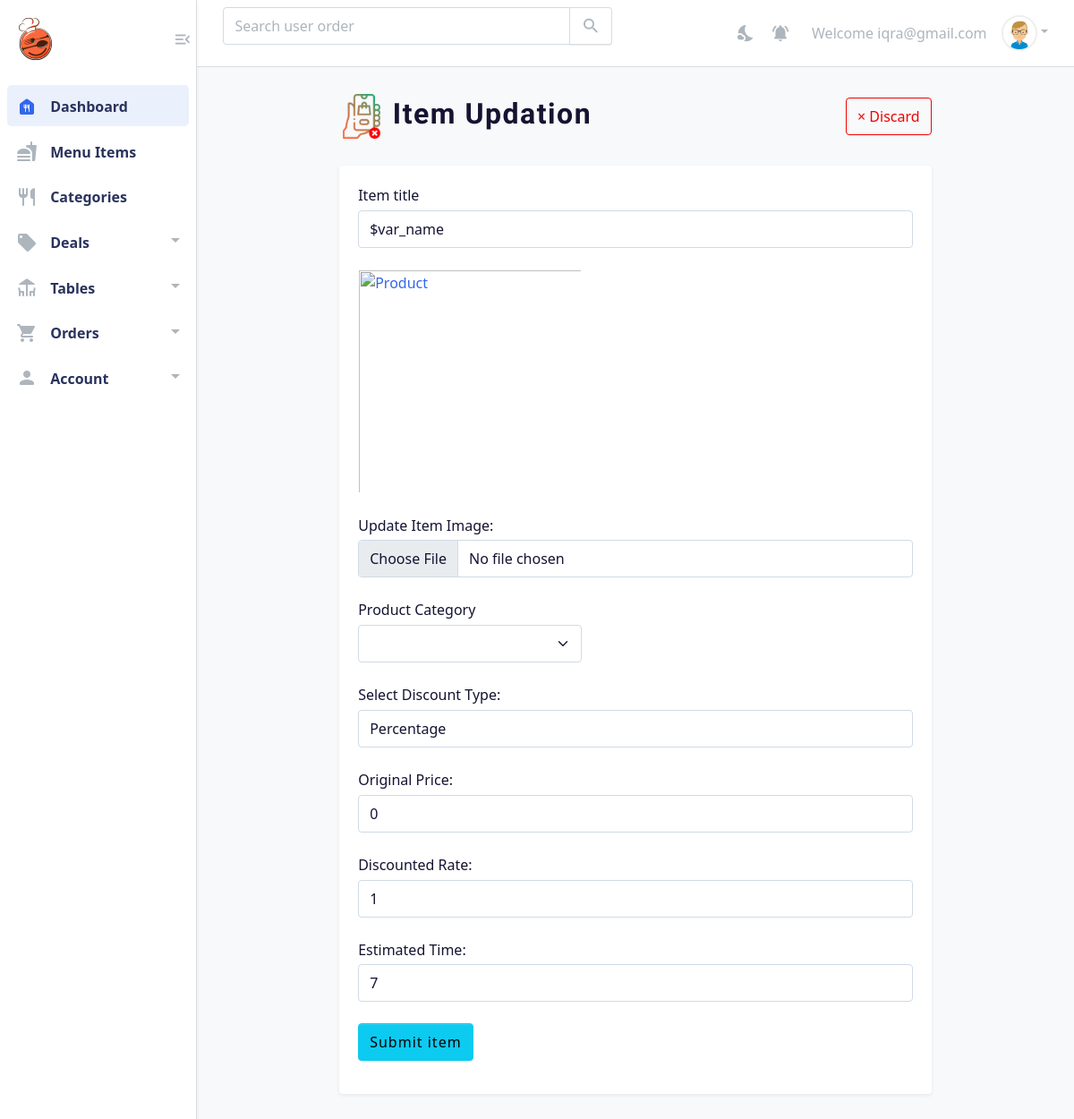
The app's page /items_update.php?u_id=2 (signed in) with its own data.
### tables this page shows
CREATE TABLE `items` (
  `id` int(11) NOT NULL AUTO_INCREMENT,
  `item_name` varchar(50) NOT NULL,
  `price` int(11) NOT NULL,
  `discount_type` int(11) NOT NULL,
  `discount_rate` int(11) NOT NULL,
  `discounted_amount` int(11) NOT NULL,
  `category_id` int(11) NOT NULL,
  `estimatedPreparationTimeMin` int(11) NOT NULL,
  `image` varchar(100) NOT NULL,
  `CreatedOn` datetime NOT NULL DEFAULT current_timestamp(),
  `CreatedBy` varchar(50) DEFAULT NULL,
  `LastModifiedOn` datetime DEFAULT NULL,
  `LastModifiedBy` varchar(20) DEFAULT NULL,
  `DeletedOn` datetime DEFAULT NULL,
  `DeletedBy` text DEFAULT NULL,
  PRIMARY KEY (`id`),
  KEY `category_id` (`category_id`),
  CONSTRAINT `items_ibfk_1` FOREIGN KEY (`category_id`) REFERENCES `categories` (`id`)
);

### crud.php (called while the page is built, shortened)
<?php
function connection()
{
	$host="localhost";
	$user = "root";
	$password= "";
	$db_name="menu_sys_db";
	$conn=mysqli_connect($host,$user,$password,$db_name);
	return $conn;
}
	function query_exec($query)
	{
		$conn=connection();
		$result= mysqli_query($conn,$query);
		return $result;
	}
?>

### items_update.php (the view, shortened to what this page needs)
<?php
include("crud.php");
if (isset($_GET["u_id"])) {
    $id = $_GET["u_id"];
    $result = query_exec("SELECT items.*, categories.name FROM items INNER JOIN categories ON items.category_id = categories.id WHERE items.id='$id'");
    $row = mysqli_fetch_assoc($result);
} else {
    redirect("item.php");
}
?>
<?php include("headerlinks.php") ?>
<body>
    <?php include("header.php") ?>
    <main class="main-wrap">
        <?php include("headerr.php") ?>
        <section class="content-main" style="max-width: 720px">
            <div class="content-header">
                <h2 class="content-title" style="font-family: 'Lugrasimo', cursive;letter-spacing:1.5px"><span><img src="images/food/online-order-3.png" height="50px" alt=""></span> Item Updation</h2>
                <div>
                    <a href="item.php" class="btn btn-outline-danger"> &times; Discard</a>
                </div>
            </div>
            <div class="card mb-4">
                <div class="card-body">
                    <form method="post" action="items_update.php" enctype="multipart/form-data">
                        <div class="mb-4">
                            <label for="product_name" class="form-label">Item title</label>
                            <input type="text" placeholder="Type here" name="name" value="<?php echo $row["item_name"] ?>" class="form-control" id="product_name" required autocomplete="off">
                        </div>
                        <div class="mb-4">
                            <a href="#" name="image_p"> <img src="images/burger/<?php echo $row["image"] ?>" height="250px" class="border border-white" alt="Product"> </a>
                        </div>
                        <div class="mb-4">
                            <label for="new_image" class="form-label">Update Item Image:</label>
                            <input type="file" name="new_image" class="form-control" id="new_image">
                        </div>
                        <div class="mb-4" style="max-width: 250px;">
                            <label class="form-label">Product Category</label>
                            <select class="form-select" name="category" required autocomplete="off">
                            </select>
                        </div>
                        <div class="mb-4">
                            <label class="form-label" for="discount_type">Select Discount Type:</label>
                            <select name="discount_type" class="form-control" id="discount_type">
                                <?php
                                if ($row["discount_type"] == 1) { ?>
                                    <option value="<?php echo $row["discount_type"] ?>">Percentage</option>
                                <?php } elseif ($row["discount_type"] == 0) { ?>
                                    <option value="<?php echo $row["discount_type"] ?>">Rate</option>
                                    <option value="2">None</option>
                                    <option value="1">Percentage (%)</option>
                                <?php } else { ?>
                                    <option value="<?php echo $row["discount_type"] ?>">None</option>
                                    <option value="1">Percentage (%)</option>
                                    <option value="0">Rate</option>
                                <?php    } ?>
                            </select>
                        </div>
                        <div class="mb-4">
                            <label for="original_price" class="form-label">Original Price:</label>
                            <input type="text" class="form-control" value="<?php echo $row["price"] ?>" name="original_price" id="original_price" step="0.01">
                        </div>
                        <div class="mb-4">
                            <label for="discounted_price" class="form-label">Discounted Rate:</label>
                            <input type="text" name="discounted_price" value="<?php echo $row["discount_rate"] ?>" class="form-control" id="discounted_price" step="0.01">
                        </div>
                        <div class="mb-4">
                            <label for="Estimated_time" class="form-label">Estimated Time:</label>
                            <input type="text" name="time" value="<?php echo $row["estimatedPreparationTimeMin"] ?>" class="form-control" id="discounted_price" step="0.01">
                        </div>
                        <button class="btn btn-info" style="letter-spacing: 1px;" type="submit" name="submit">Submit
                            item</button>
                    </form>
                </div>
            </div>
        </section>
    </main>
</body>
</html>

### css/uif9e3.css (style rules this page uses)
body { position: relative; min-height: 100vh; }
.main-wrap { margin-left: 260px; }
.content-main { padding: 30px 3%; margin-left: auto; margin-right: auto; }
.content-header { display: flex; align-items: center; justify-content: space-between; margin-bottom: 30px; }
.content-header .content-title { margin-bottom: 0; }

### css/responsivef9e3.css (style rules this page uses)
@media (max-width: 1200px) { .main-wrap { margin-left: 220px; } }

### records on screen
items: name "$var_name", discount_type "Percentage", original_price "0", discounted_price "1", time "7"

### other values on screen
$_SESSION["admin"] "iqra@gmail.com"
